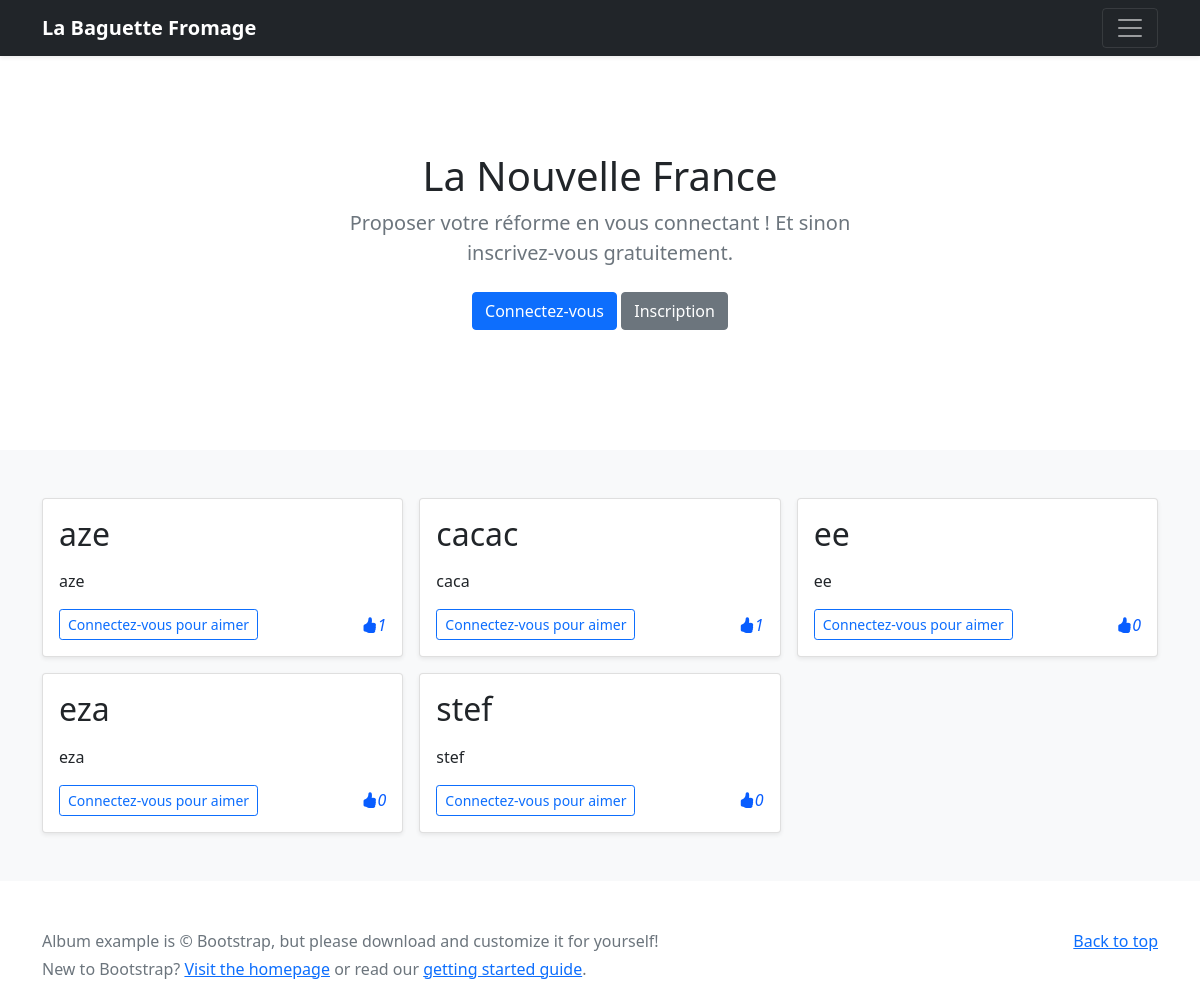
The page /agriculture/ on the database its author committed.
### france_idee/models.py (models this page shows)
class Agriculture(models.Model):
    titre = models.CharField(max_length=250)
    auteur = models.ForeignKey(User, on_delete=models.CASCADE)
    description = FroalaField()
    likes = models.ManyToManyField(User, related_name='like_posta')

### france_idee/views.py (the view)
def agriculture_view(request):
    context = {'posts' : Agriculture.objects.annotate(like_count=Count('likes')).order_by('-like_count')}
    return render(request , 'agriculture.html' , context)

### france_idee/templates/agriculture.html
{% extends "base.html" %}
{% block content %}
<main>
  <section class="py-5 text-center container">
    <div class="row py-lg-5">
      <div class="col-lg-6 col-md-8 mx-auto">
        <h1 class="fw-light">La Nouvelle France</h1>
        <p class="lead text-muted">Proposer votre réforme en vous connectant ! Et sinon inscrivez-vous gratuitement.</p>
        <p>
            {% if request.user.is_authenticated %}
          <a href="{% url 'logout_view' %}" class="btn btn-danger my-2">Déconnexion</a>
            {% else %}
          <a href="{% url 'login_view' %}" class="btn btn-primary my-2">Connectez-vous</a>
          <a href="{% url 'register_view' %}" class="btn btn-secondary my-2">Inscription</a>
            {% endif %}
        </p>
      </div>
    </div>
  </section>
  <div class="album py-5 bg-light">
    <div class="container">
      <div class="row row-cols-1 row-cols-sm-2 row-cols-md-3 g-3">
          {% for post in posts %}
          <div class="col">
          <div class="card shadow-sm">
            <div class="card-body">
              <h2>{{ post.titre }}</h2>
              <p class="card-text">{{ post.description|safe }}</p>
              <div class="d-flex justify-content-between align-items-center">
                  {% if request.user.is_authenticated %}
                <div class="btn-group">
                    <form action ="{% url 'like_agriculture' post.pk %}" method="post">
                    {% csrf_token %}
                    {% if user not in post.likes.all %}
                  <button type="submit" name="post_id" value="{{ post.id }}" class="btn btn-outline-primary">Like !</button>
                        {% else %}
                        <button type="submit" name="post_id" value="{{ post.id }}" class="btn btn-outline-danger">Dislike !</button>
                        {% endif %}
                </form>
                {% if user.id == post.auteur.id %}
                <a href="{% url 'modif_agriculture' post.id %}" class="btn btn-outline-success">Modifier</a>
                 <form action ="{% url 'agriculture_delete' post.id %}" method="post" class="d-inline">
                        {% csrf_token %}
                        <button type="submit" class="btn btn-outline-danger">
                            Supprimer
                        </button>
                    </form>
                    {% endif %}
                </div>
                 <i style="color: #085dff;" class="bi bi-hand-thumbs-up-fill">{{ post.likes.all.count }}</i>
                      {% else %}
                 <div class="btn-group">
                  <a href ="/login"><button type="button" class="btn btn-sm btn-outline-primary">Connectez-vous pour aimer</button></a>
                </div><i style="color: #085dff;" class="bi bi-hand-thumbs-up-fill">{{ post.likes.all.count }}</i>
                  {% endif %}
              </div>
            </div>
          </div>
        </div>
          {% endfor %}
      </div>
    </div>
  </div>
</main>
{% endblock %}

### rows shown on the page
Agriculture: titre "aze", description "aze", likes.all.count "1"
Agriculture: titre "cacac", description "caca", likes.all.count "1"
Agriculture: titre "ee", description "ee", likes.all.count "0"
Agriculture: titre "eza", description "eza", likes.all.count "0"
Agriculture: titre "stef", description "stef", likes.all.count "0"
